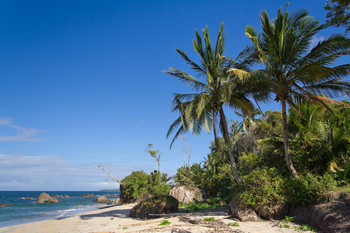
#> input picture book/images/beach.png, 350 x 233 px
$ python histogram_3d.py --image images/beach.png
#> lines starting #> are read from the running program, lines starting #| are printed output that depends on the picture
import numpy as np
import argparse
import cv2
from matplotlib import pyplot as plt
import time


ap = argparse.ArgumentParser()
ap.add_argument("-i", "--image", required = True, help = "Path to image")
args = vars(ap.parse_args())


image = cv2.imread(args["image"])
#> image is the input picture: shape (233, 350, 3); mean B, G, R 136, 110.4, 78.6
size = 5000
bins = 10

hist = cv2.calcHist([image], [0, 1, 2], None, [bins, bins, bins], [0, 256, 0, 256, 0, 256])
print(f"3d hist shape: {hist.shape}; with {hist.flatten().shape[0]} values")
#| 3d hist shape: (10, 10, 10); with 1000 values


fig = plt.figure()
ax = fig.add_subplot(111, projection="3d")
ratio = size / np.max(hist)
#> ratio = 0.554

for (x, plane) in enumerate(hist):
    for (y, row) in enumerate(hist):
        for (z, col) in enumerate(hist):
            if hist[x][y][z] > 0.0:
                siz = ratio * hist[x][y][z]
                rgb = (
                    z / (bins - 1),
                    y / (bins - 1),
                    x / (bins - 1)
                )
                ax.scatter(x, y, z, s = siz, facecolors=rgb)
#> this loop made 10 passes

plt.show()
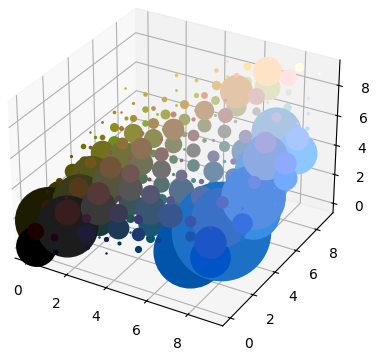
#> figure drawn by matplotlib, 1 panel

cv2.waitKey(5000)

$ run again, on book/images/wave.png
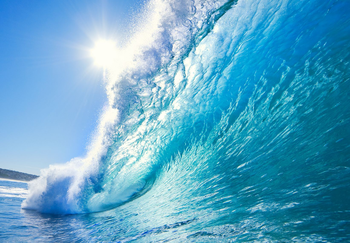
#> input picture book/images/wave.png, 350 x 243 px
#> image is the input picture: shape (243, 350, 3); mean B, G, R 199.1, 166.5, 93.5
#| 3d hist shape: (10, 10, 10); with 1000 values
#> ratio = 0.816
#> the loop `for (x, plane) in enumerate(hist):` made 10 passes
#> `plt.show()`:
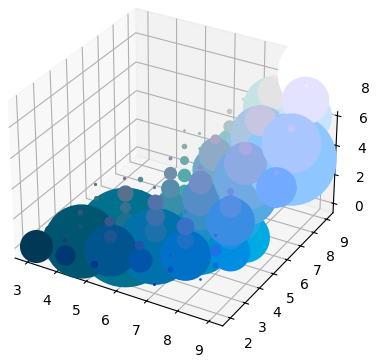
#> figure drawn by matplotlib, 1 panel
